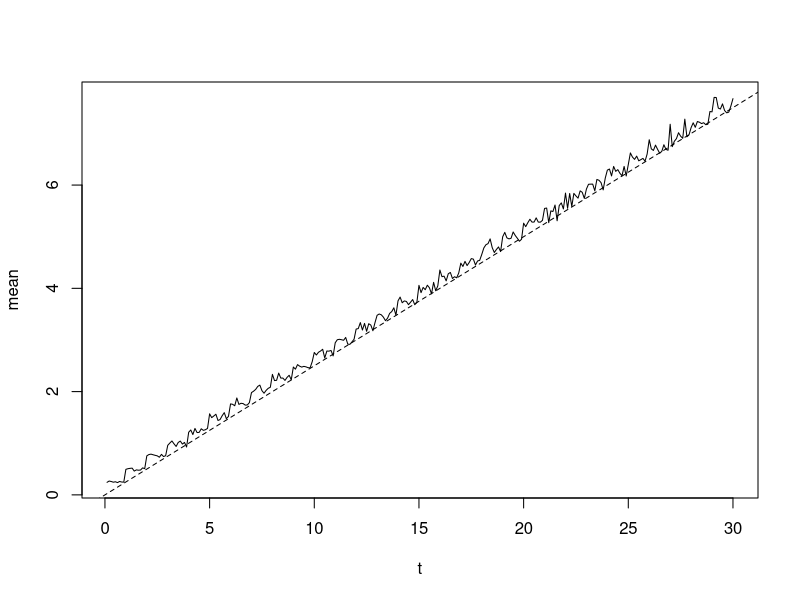
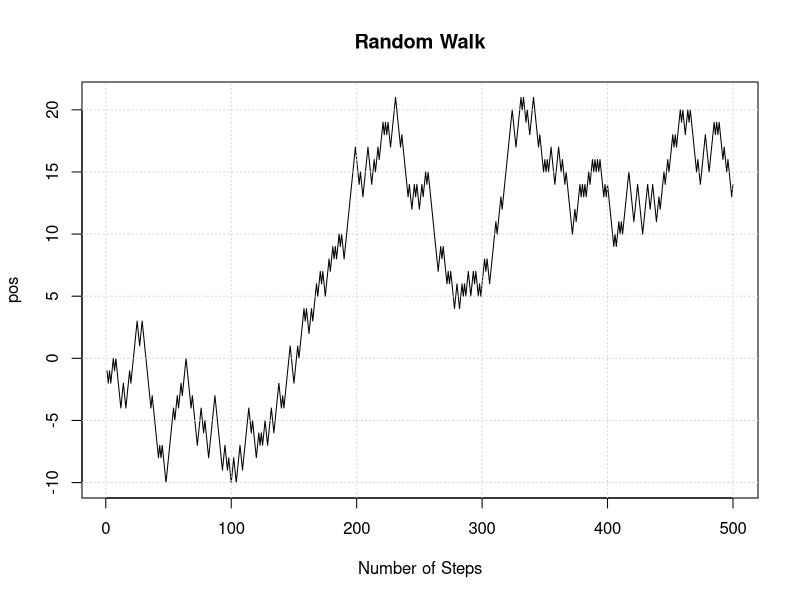

The R script that drew these images, in order:

## example 4.1: Poisson process

N3 <- numeric(100)
for (i in 1:100){
  n <- 1000
  lambda <- 2
  t0 <- 3
  Tn <- rexp(n, lambda)
  Sn <-cumsum(Tn)
  n <- min(which(Sn > t0))
  
  
  N3[i] <- n-1
  
}
mean(N3)

## example 4.2

lambda <- 2
t0 <- 3
upper <- 100
pp <- numeric(10000)

for (i in 1:10000){
  N <- rpois(1, lambda * upper) 
  Sn <- sort(runif(N, 0 , upper)) ## ordered arrivals times
  n <- min(which(Sn > t0))
  pp[i] <- n-1
}



c(mean(pp), var(pp)) ## expecting lambda * t0 for mean and var

## example 4.3: simulate NHPP using lam(t)= 3cos^{2}(t).

lambda <- 3
upper <- 100
N <- rpois(1, lambda * upper)
Tn <- rexp(N, lambda)
Sn <- cumsum(Tn)
Un <- runif(N)
keep <- (Un <= cos(Sn)^2)
Sn[keep]
sum(Sn[keep] <= 2*pi)
table(keep)/N

## example 4.4: Simulating renewal process where interarrival times ~Geom(p)

## one iteration
t0 <- 5
Tn <- rgeom(100, prob = .2) ## interarrival times (simulated time between events)
Sn <- cumsum(Tn) ## honest to god arrival times 
Sn
n <- min(which(Sn > t0))
n-1

## many iterations

rp <- numeric(1000)
for (i in 1:1000){
  t0 <- 5
  Tn <- rgeom(100, prob = .2) ## interarrival times (simulated time between events)
  Sn <- cumsum(Tn) ## honest to god arrival times 
  n <- min(which(Sn > t0))
  rp[i] <- n-1
}
mean(rp)

## method 2: using replicate function

Nt0 <- replicate(1000, expr ={
  Sn <- cumsum(rgeom(100, prob = .2))
  min(which(Sn > t0)) - 1
})
#mean(Nt0)
table(Nt0)/1000

## now vary the time t0 i.e. the interval [0, t0]

t0 <- seq(0.1, 30, 0.1)
mt <- numeric(length(t0))

for (i in 1:length(t0)){
    mt[i] <- mean(replicate(1000, expr = {
    Sn <- cumsum(rgeom(100, prob = 0.2))
    min(which(Sn > t0[i])) - 1
  }))
}


plot(t0, mt, type = "l", xlab = "t", ylab = "mean")
abline(0, 0.25, lty = 2)

## example 4.5: partial realization of a random walk

n_steps <- 500
pos <- cumsum(sample(c(-1,1), size = n_steps, replace = TRUE))
which(pos == 0)
plot(seq(1,n_steps), pos, type = "l", xlab = "Number of Steps", 
     main = "Random Walk")
grid()

## example 4.6: Algorithm to generate Sn of a symmetric walk

n <- 1:10000
P2n <- (.5/n) * dbinom(n-1, size = 2*n -2, prob =0.5)
pP2n <- cumsum(P2n)
u <- runif(1)
Tj <- 2 * (1+sum(u >pP2n))
pP2n

## the following simulates t0 the time of last return to 0 in time n
n <- 200

P2n <- (.5/n) * dbinom(n-1, size = 2*n -2, prob =0.5)
pP2n <- cumsum(P2n)
u <- runif(1)
Tj <- 2 * (1+sum(u >pP2n))

sumT  <- 0
while(sumT <= n){
  u <- runif(1)
  s <- sum(u > pP2n)
  if (s == length(pP2n)) warning("T is truncated")
  print(c(Tj, sumT))
  Tj <- 2 * (1+s)
  
  sumT <- sumT + Tj
}
sumT -Tj
